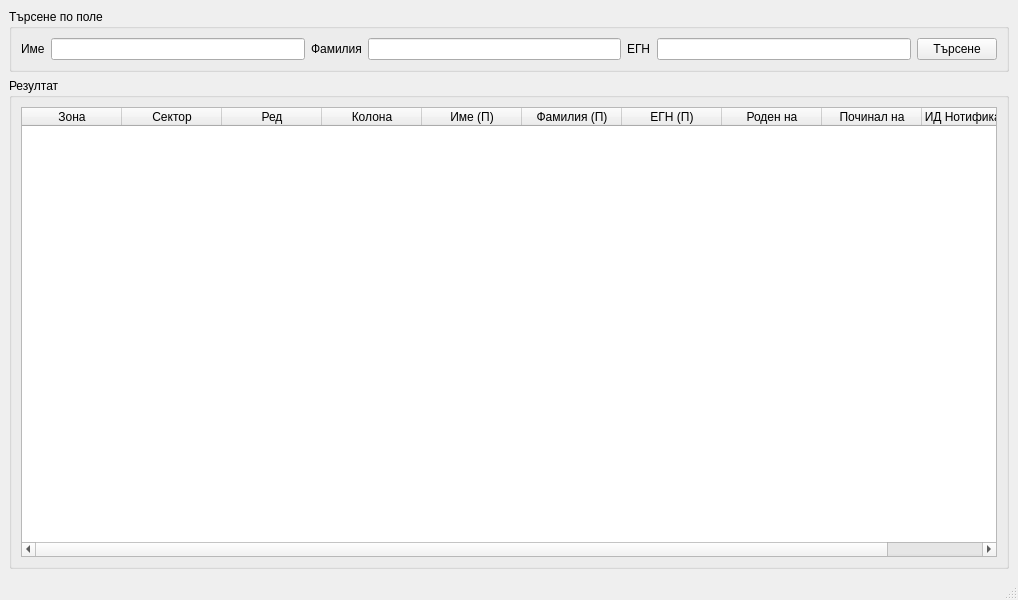
<?xml version="1.0" encoding="UTF-8"?>
<ui version="4.0">
 <class>ListDeadWindow</class>
 <widget class="QMainWindow" name="ListDeadWindow">
  <property name="geometry">
   <rect>
    <x>0</x>
    <y>0</y>
    <width>1018</width>
    <height>600</height>
   </rect>
  </property>
  <property name="windowTitle">
   <string>Списък с починали</string>
  </property>
  <widget class="QWidget" name="centralwidget">
   <layout class="QVBoxLayout" name="verticalLayout_2">
    <item>
     <widget class="QGroupBox" name="groupBox_2">
      <property name="title">
       <string>Търсене по поле</string>
      </property>
      <layout class="QHBoxLayout" name="horizontalLayout">
       <item>
        <widget class="QLabel" name="label">
         <property name="text">
          <string>Име</string>
         </property>
        </widget>
       </item>
       <item>
        <widget class="QLineEdit" name="dead_fname"/>
       </item>
       <item>
        <widget class="QLabel" name="label_2">
         <property name="text">
          <string>Фамилия</string>
         </property>
        </widget>
       </item>
       <item>
        <widget class="QLineEdit" name="dead_lname"/>
       </item>
       <item>
        <widget class="QLabel" name="label_3">
         <property name="text">
          <string>ЕГН</string>
         </property>
        </widget>
       </item>
       <item>
        <widget class="QLineEdit" name="dead_egn"/>
       </item>
       <item>
        <widget class="QPushButton" name="btn_find">
         <property name="text">
          <string>Търсене</string>
         </property>
        </widget>
       </item>
      </layout>
     </widget>
    </item>
    <item>
     <widget class="QGroupBox" name="groupBox">
      <property name="minimumSize">
       <size>
        <width>1000</width>
        <height>0</height>
       </size>
      </property>
      <property name="title">
       <string>Резултат</string>
      </property>
      <layout class="QVBoxLayout" name="verticalLayout">
       <property name="sizeConstraint">
        <enum>QLayout::SetMaximumSize</enum>
       </property>
       <item>
        <widget class="QTableWidget" name="results_table">
         <property name="sizePolicy">
          <sizepolicy hsizetype="Expanding" vsizetype="Expanding">
           <horstretch>0</horstretch>
           <verstretch>0</verstretch>
          </sizepolicy>
         </property>
         <column>
          <property name="text">
           <string>Зона</string>
          </property>
         </column>
         <column>
          <property name="text">
           <string>Сектор</string>
          </property>
         </column>
         <column>
          <property name="text">
           <string>Ред</string>
          </property>
         </column>
         <column>
          <property name="text">
           <string>Колона</string>
          </property>
         </column>
         <column>
          <property name="text">
           <string>Име (П)</string>
          </property>
         </column>
         <column>
          <property name="text">
           <string>Фамилия (П)</string>
          </property>
         </column>
         <column>
          <property name="text">
           <string>ЕГН (П)</string>
          </property>
         </column>
         <column>
          <property name="text">
           <string>Роден на</string>
          </property>
         </column>
         <column>
          <property name="text">
           <string>Починал на</string>
          </property>
         </column>
         <column>
          <property name="text">
           <string>ИД Нотификатор</string>
          </property>
         </column>
        </widget>
       </item>
      </layout>
     </widget>
    </item>
   </layout>
  </widget>
  <widget class="QStatusBar" name="statusbar"/>
 </widget>
 <resources/>
 <connections/>
</ui>
